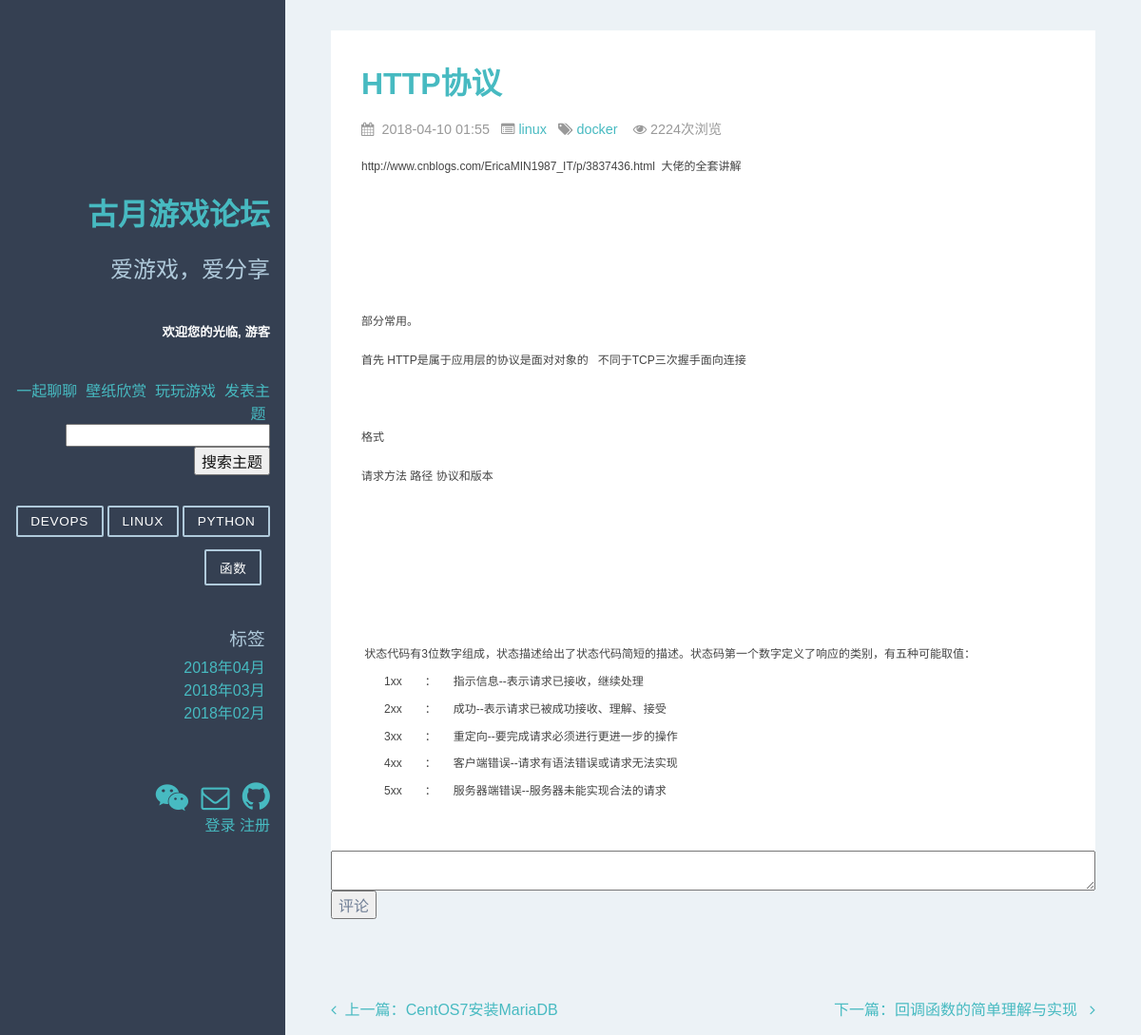
/articles/11/, run on the app's committed database.
### apps/blog/models.py (models this page shows, shortened)
class Category(models.Model):
    name = models.CharField(verbose_name='类别名称', max_length=64)
    created_time = models.DateTimeField(verbose_name='创建时间', default=now)
    last_mod_time = models.DateTimeField(verbose_name='修改时间', default=now)
    class Meta:
        ordering = ['name']
        verbose_name = "类别名称"
        verbose_name_plural = '分类列表'
        db_table = "category"  # 数据库表名
    def __str__(self):
        return self.name

class Article(models.Model):
    STATUS_CHOICES = (
        ('d', '草稿'),
        ('p', '发表'),
    )
    title = models.CharField(verbose_name='标题', max_length=100)
    content = models.TextField(verbose_name='正文', blank=True, null=True)
    status = models.CharField(verbose_name='状态', max_length=1, choices=STATUS_CHOICES, default='p')
    views = models.PositiveIntegerField(verbose_name='浏览量', default=0)
    created_time = models.DateTimeField(verbose_name='创建时间', default=now)
    pub_time = models.DateTimeField(verbose_name='发布时间', blank=False, null=False)
    last_mod_time = models.DateTimeField(verbose_name='修改时间', default=now)
    category = models.ForeignKey(Category, verbose_name='分类',
                                 on_delete=models.CASCADE, blank=False, null=False)
    tags = models.ManyToManyField(Tag, verbose_name='标签集合', blank=True)
    use = models.ForeignKey("user", on_delete=models.CASCADE)
    def viewed(self):
        self.views += 1
        self.save(update_fields=['views'])
    def next_article(self):  # id比当前id大，状态为已发布，发布时间不为空
        return Article.objects.filter(id__gt=self.id, status='p', pub_time__isnull=False).first()
    def prev_article(self):  # id比当前id小，状态为已发布，发布时间不为空
        return Article.objects.filter(id__lt=self.id, status='p', pub_time__isnull=False).first()
    class Meta:
        ordering = ['-pub_time']  # 按文章创建日期降序
        verbose_name = '文章'  # 指定后台显示模型名称
        verbose_name_plural = '文章列表'  # 指定后台显示模型复数名称
        db_table = 'article'  # 数据库表名
        get_latest_by = 'created_time'

class Tag(models.Model):
    name = models.CharField(verbose_name='标签名', max_length=64)
    created_time = models.DateTimeField(verbose_name='创建时间', default=now)
    last_mod_time = models.DateTimeField(verbose_name='修改时间', default=now)
    def __str__(self):
        return self.name
    class Meta:
        ordering = ['name']
        verbose_name = '标签名称'  # 指定后台显示模型名称
        verbose_name_plural = '标签列表'  # 指定后台显示模型复数名称
        db_table = "tag"  # 数据库表名

### apps/blog/views.py (the view)
# urls.py: path('articles/<int:id>/', views.detail, name='detail'),
def detail(request, id):
        name = request.session.get("is_user")
        try:
            page = request.GET.get("id")
            post = Article.objects.get(id=str(id))
            post.viewed()  # 更新浏览次数
            bbs_names = post.use_id
            tags = post.tags.all()
            next_post = post.next_article()  # 上一篇文章对象
            prev_post = post.prev_article()  # 下一篇文章对象
            rel = reply.objects.filter(bbs_id=str(id))
        except Article.DoesNotExist:
            raise Http404
        return render(
                request, 'post.html',
                {
                    'post': post,
                    'tags': tags,
                    'category_list': categories,
                    'next_post': next_post,
                    'prev_post': prev_post,
                    'months': months,
                    'name': name,
                    'replay': rel,
                }
            )

### templates/post.html (shortened to what this page needs)
{% extends "base.html" %}
{% block content %}
    <div class="posts">
        <section class="post">
            <header class="post-header">
                <h2 class="post-title"><a href="{% url 'detail' id=post.id %}" style="text-decoration: none">{{ post.title }}</a></h2>
                <p class="post-meta">
                    <i class="fa fa-calendar" aria-hidden="true"></i>&nbsp; {{ post.pub_time|date:'Y-m-d H:i' }}&nbsp;&nbsp;
                    <i class="fa fa-list-alt"></i>&nbsp;<a href="{% url 'category_menu' id=post.category_id %}"
                                                           style="text-decoration: none">{{ post.category }}</a>&nbsp;&nbsp;
                    <i class="fa fa-tags" aria-hidden="true"></i>
                    {% for tag in tags %}
                        <a href="{% url 'search_tag' tag=tag %}"
                           style="text-decoration: none">{{ tag }}</a>
                    {% endfor %}&nbsp;&nbsp;
                    <i class="fa fa-eye" aria-hidden="true"></i>&nbsp;{{ post.views }}次浏览
                    <i class="fa-id-card"></i> &nbsp;{{ post.use.user_name }}&nbsp;&nbsp;
                </p>
            </header>
            <div class="post-description">
                <p>
                    {{ post.content |safe }}
                </p>
            </div>
        </section>
    </div>
    <div style="width: 100%; padding-bottom: 50px;">
        <form method="post" action="/comment/" >
        <textarea name="replay" style="width: 100%">
        </textarea>
        <div style="align-content: right"><input type="submit"  value="评论" ></div>
        </form>
    </div>
    <div >
        {% if prev_post %}
            <a class="footer" href="{% url 'detail' id=prev_post.id %}" style="text-decoration: none; float: left;">
                <i class="fa fa-angle-left"></i>&nbsp;&nbsp;上一篇：{{ prev_post.title }}
            </a>
        {% endif %}
        {% if next_post %}
            <a class="footer" href="{% url 'detail' id=next_post.id %}" style="text-decoration: none; float: right;">
                下一篇：{{ next_post.title }}&nbsp;&nbsp;
                <i class="fa fa-angle-right"></i>
            </a>
        {% endif %}
    </div>
{% endblock %}

### templates/base.html (shortened to what this page needs)
{% load static %}
<html lang="zh">
<head>
    <link rel="stylesheet" type="text/css" href="{% static 'css/pure-min.css' %}"/>
    <link rel="stylesheet" type="text/css" href="{% static 'css/grids-responsive-min.css' %}"/>
    <link rel="stylesheet" type="text/css" href="{% static 'css/blog.css' %}"/>
    <link rel="stylesheet" type="text/css" href="{% static 'css/font-awesome.min.css'%}"/>
</head>
<body>
<div id="layout" class="pure-g">
    <div class="sidebar pure-u-1 pure-u-md-1-4">
        <div class="header" style="margin-top: 200px">
            <h1 class="brand-title"><a href="{% url 'home' %}" style="text-decoration: none;">古月游戏论坛</a></h1>
            <br>
            <h2 class="brand-tagline">爱游戏，爱分享</h2>
            <br>
            <h5>欢迎您的光临,
                {% if name != None %}
                    {{ name }} <a href="/user_Post">我的主题</a></h5>
                {% else %}
                     游客</h5>
                {% endif %}
            <br>
            <div style="display:inline;"><a>一起聊聊</a>&nbsp;</div>
            <div style="display:inline;"><a href="/imglook">壁纸欣赏</a>&nbsp;</div>
            <div style="display:inline;"><a href="/2048">玩玩游戏</a>&nbsp;</div>
            <div style="display:inline;"><a href="/publish">发表主题</a>&nbsp;</div>
            <br>
            <div><input type="text" id="search_title" style="color: #0f0f0f"><button style="color: #0f0f0f" id="btsearch">搜索主题</button></div>
            <br>
            <nav class="nav">
                <ul class="nav-list">
                    <li class="nav-item">
                        {% for category in category_list %}
                            <a class="pure-button" href="{% url 'category_menu' id=category.id %}"
                               style="text-decoration: none">{{ category }}</a>
                        {% endfor %}&nbsp;
                    </li>
                </ul>
                <br>
                <br>
                <h3 class="brand-tagline" style="margin: 2%">标签</h3>
                <ul class="nav-list" style="margin: 2%">
                    {% for m in months %}
                        <li>
                            <a href="{% url 'archives' year=m.year month=m.month %}"
                               style="text-decoration: none">{{ m | date:'Y年m月' }}</a>
                        </li>
                    {% empty %}
                        暂无标签！
                    {% endfor %}
                </ul>
                <br>
                <br>
                <br>
                <ul class="nav-list">
                <li>
                    <a href="#" style="text-decoration: none">
                        <i class="fa fa-weixin" style="font-size: 30px" aria-hidden="true" title="微信"></i>
                    </a>
                    <a href=mailto:934701945@qq.com style="text-decoration: none">
                        <i class="fa fa-envelope-o" style="font-size: 30px" aria-hidden="true" title="邮箱"></i>
                    </a>
                    <a href="https://github.com/hyn3118166" style="text-decoration: none" title="Github"
                       target="_blank">
                        <i class="fa fa-github" style="font-size: 34px" aria-hidden="true"></i>
                    </a>
                    <div style="align-content: right">
                    {% if name != None %}
                        <a href="/bye" name="Cancellation">退出登陆</a>
                    {% else %}
                        <a href="/login" name="longin">登录</a>
                        <a href="/register" name="longin">注册</a>
                    {% endif %}
                    </div>
                </li>
            </ul>
            </nav>
        </div>
    </div>
    <div class="content pure-u-1 pure-u-md-3-4">
        <div>
            {% block content %}
            {% endblock %}
        </div>
    </div>
</div>
</body>
</html>

### static/css/grids-responsive-min.css (style rules this page uses)
@media screen and (min-width:48em) { .pure-u-md-1,.pure-u-md-1-1,.pure-u-md-1-12,.pure-u-md-1-2,.pure-u-md-1-24,.pure-u-md-1-3,.pure-u-md-1-4,.pure-u-md-1-5,.pure-u-md-1-6,.pure-u-md-1-8,.pure-u-md-10-24,.pure-u-md-11-12,.pure-u-md-11-24,.pure-u-md-12-24,.pure-u-md-13-24,.pure-u-md-14-24,.pure-u-md-15-24,.pure-u-md-16-24,.pure-u-md-17-24,.pure-u-md-18-24,.pure-u-md-19-24,.pure-u-md-2-24,.pure-u-md-2-3,.pure-u-md-2-5,.pure-u-md-20-24,.pure-u-md-21-24,.pure-u-md-22-24,.pure-u-md-23-24,.pure-u-md-24-24,.pure-u-md-3-24,.pure-u-md-3-4,.pure-u-md-3-5,.pure-u-md-3-8,.pure-u-md-4-24,.pure-u-md-4-5,.pure-u-md-5-12,.pure-u-md-5-24,.pure-u-md-5-5,.pure-u-md-5-6,.pure-u-md-5-8,.pure-u-md-6-24,.pure-u-md-7-12,.pure-u-md-7-24,.pure-u-md-7-8,.pure-u-md-8-24,.pure-u-md-9-24 { display:inline-block;zoom:1;letter-spacing:normal;word-spacing:normal;vertical-align:top;text-rendering:auto } }
@media screen and (min-width:48em) { .pure-u-md-1-4,.pure-u-md-6-24 { width:25% } }
@media screen and (min-width:48em) { .pure-u-md-18-24,.pure-u-md-3-4 { width:75% } }

### data on the page
Category: name "DEVOPS"
Category: name "LINUX"
Category: name "PYTHON"
Category: name "函数"
Article: title "HTTP协议", pub_time "2018-04-10 01:55", category "linux", views "2224", content "http://www.cnblogs.com/EricaMIN1987_IT/p/3837436.html 大佬的全套讲解 部分常用。 首先 HTTP是属于应用层的协议是面对对象的 不同于TCP三次握手面向连接 格式 请求方法 路径 协议和版本 状态代码有3位数字组成，状态描述给出了状态代码简短的描述。状态码第一个数字定义了响应的类别，有五种可能取值： 1xx ： 指示信息--表示请求已接收，继续处理 2xx ： 成功--表示请求已被成功接收、理解、接受 3xx ： 重定向--要完成请求必须进行更进一步的操作 4xx ： 客户端错误--请求有语法错误或请求无法实现 5xx ： 服务器端错误--服务器未能实现合法的请求"
Tag: name "docker"
Article: title "CentOS7安装MariaDB"
Article: title "回调函数的简单理解与实现"

### other printed values
{{ m | date:'Y年m月' }} "2018年04月" "2018年03月" "2018年02月"
